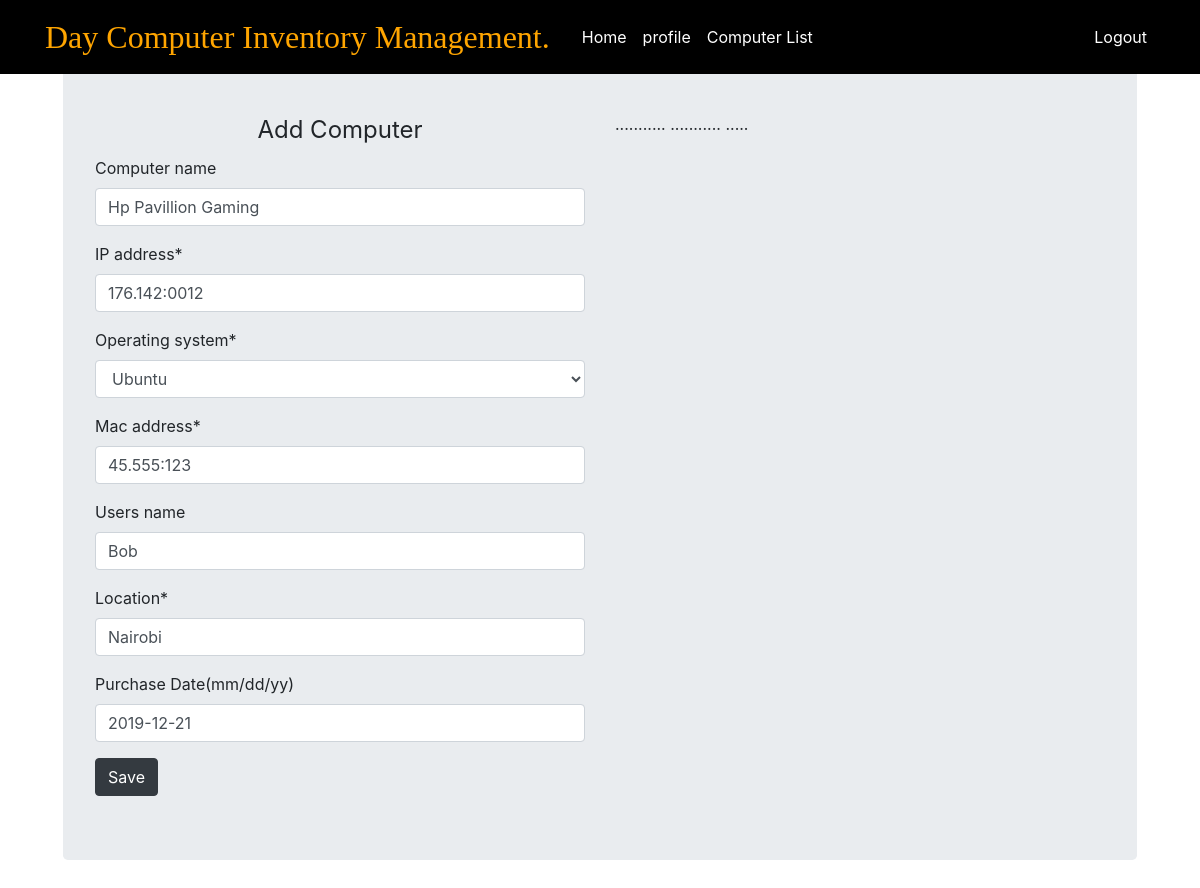
Screenshot of /comp/edit/4/ (signed in) with the database file from the repository.
### myapp/models.py (models this page shows, shortened)
class Computer(models.Model):
    computer_name=models.CharField(max_length=30,blank=True,null=True)
    IP_address=models.CharField(max_length=30,unique=True)
    Mac_address=models.CharField(max_length=30,unique=True)
    Users_name=models.CharField(max_length=30,blank=True,null=True)
    Operating_system=models.ForeignKey(OperatingSystem,on_delete=models.CASCADE)
    location=models.CharField(max_length=30)
    purchase_date=models.DateField("Purchase Date(mm/dd/yy)",blank=True,null=True)
    timestamp=models.DateTimeField(auto_now_add=True,auto_now=False)

### myapp/views.py (the view)
# urls.py: path('edit/<pk>/',views.ComputerEdit,name='edit'),
@login_required
def ComputerEdit(request,pk):
    instance=Computer.objects.get(pk=pk)
    form =ComputerForm(request.POST or None,instance=instance)
    if form.is_valid():
        instance=form.save(commit=False)
        instance.save()
        messages.success(request,"The computer's details have been updated!")
        return HttpResponseRedirect('/comp/list/')
    context={
    'form':form
    }
    return render(request,'myapp/home.html',context)

### myapp/forms.py (shortened to what this page needs)
class ComputerForm(forms.ModelForm):
    class Meta:
        model=Computer
        fields=['computer_name','IP_address','Operating_system','Mac_address','Users_name','location','purchase_date']

### accounts/models.py (called while the page is built)
    @property
    def is_admin(self):
        return self.admin

    @property
    def is_active(self):
        return self.active

### myapp/models.py (called while the page is built)
    def __str__(self):
        return f"{self.operating_System}"

### myapp/templates/myapp/home.html (shortened to what this page needs)
{%extends 'accounts/base.html'%}
{%load crispy_forms_tags%}
{%block content%}
<div class="jumbotron">
  <div class="row">
  <div class="col-sm-6">
<form method="POST" action='' enctype='multipart/form-data'>
  <legend align=center>Add Computer</legend>
{{form|crispy}}
{%if user.is_admin%}
<button class="btn btn-dark">Save</button>
{%endif%}
</form>
</div>
<div class="col-sm-6">
...........
...........
.....
  </div>
  </div>
  </div>
{%endblock%}

### rows the page displays
Computer: computer_name "Hp Pavillion Gaming", IP_address "176.142:0012", Operating_system "Ubuntu", Mac_address "45.555:123", Users_name "Bob", location "Nairobi", purchase_date "2019-12-21"
